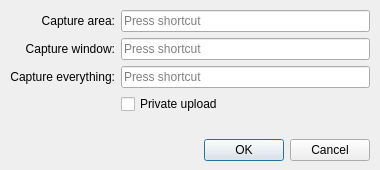
<?xml version="1.0" encoding="UTF-8"?>
<ui version="4.0">
 <class>Settings</class>
 <widget class="QDialog" name="Settings">
  <property name="geometry">
   <rect>
    <x>0</x>
    <y>0</y>
    <width>380</width>
    <height>170</height>
   </rect>
  </property>
  <property name="sizePolicy">
   <sizepolicy hsizetype="Expanding" vsizetype="Expanding">
    <horstretch>0</horstretch>
    <verstretch>0</verstretch>
   </sizepolicy>
  </property>
  <property name="minimumSize">
   <size>
    <width>380</width>
    <height>170</height>
   </size>
  </property>
  <property name="maximumSize">
   <size>
    <width>380</width>
    <height>170</height>
   </size>
  </property>
  <property name="windowTitle">
   <string>Skypush - Settings</string>
  </property>
  <widget class="QWidget" name="gridWidget" native="true">
   <property name="geometry">
    <rect>
     <x>10</x>
     <y>10</y>
     <width>360</width>
     <height>151</height>
    </rect>
   </property>
   <layout class="QGridLayout" name="gridLayout">
    <item row="2" column="0">
     <widget class="QDialogButtonBox" name="buttonBox">
      <property name="orientation">
       <enum>Qt::Horizontal</enum>
      </property>
      <property name="standardButtons">
       <set>QDialogButtonBox::Cancel|QDialogButtonBox::Ok</set>
      </property>
     </widget>
    </item>
    <item row="1" column="0">
     <layout class="QFormLayout" name="formLayout">
      <property name="labelAlignment">
       <set>Qt::AlignRight|Qt::AlignTrailing|Qt::AlignVCenter</set>
      </property>
      <item row="0" column="0">
       <widget class="QLabel" name="label">
        <property name="text">
         <string>Capture area:</string>
        </property>
        <property name="alignment">
         <set>Qt::AlignRight|Qt::AlignTrailing|Qt::AlignVCenter</set>
        </property>
       </widget>
      </item>
      <item row="1" column="0">
       <widget class="QLabel" name="label_2">
        <property name="text">
         <string>Capture window:</string>
        </property>
        <property name="alignment">
         <set>Qt::AlignRight|Qt::AlignTrailing|Qt::AlignVCenter</set>
        </property>
       </widget>
      </item>
      <item row="1" column="1">
       <widget class="QKeySequenceEdit" name="editWindowHotkey"/>
      </item>
      <item row="2" column="0">
       <widget class="QLabel" name="label_3">
        <property name="text">
         <string>Capture everything:</string>
        </property>
        <property name="alignment">
         <set>Qt::AlignRight|Qt::AlignTrailing|Qt::AlignVCenter</set>
        </property>
       </widget>
      </item>
      <item row="2" column="1">
       <widget class="QKeySequenceEdit" name="editEverythingHotkey"/>
      </item>
      <item row="0" column="1">
       <widget class="QKeySequenceEdit" name="editAreaHotkey"/>
      </item>
      <item row="3" column="1">
       <widget class="QCheckBox" name="privateUploadCheckBox">
        <property name="text">
         <string>Private upload</string>
        </property>
       </widget>
      </item>
     </layout>
    </item>
   </layout>
  </widget>
 </widget>
 <resources/>
 <connections/>
</ui>
